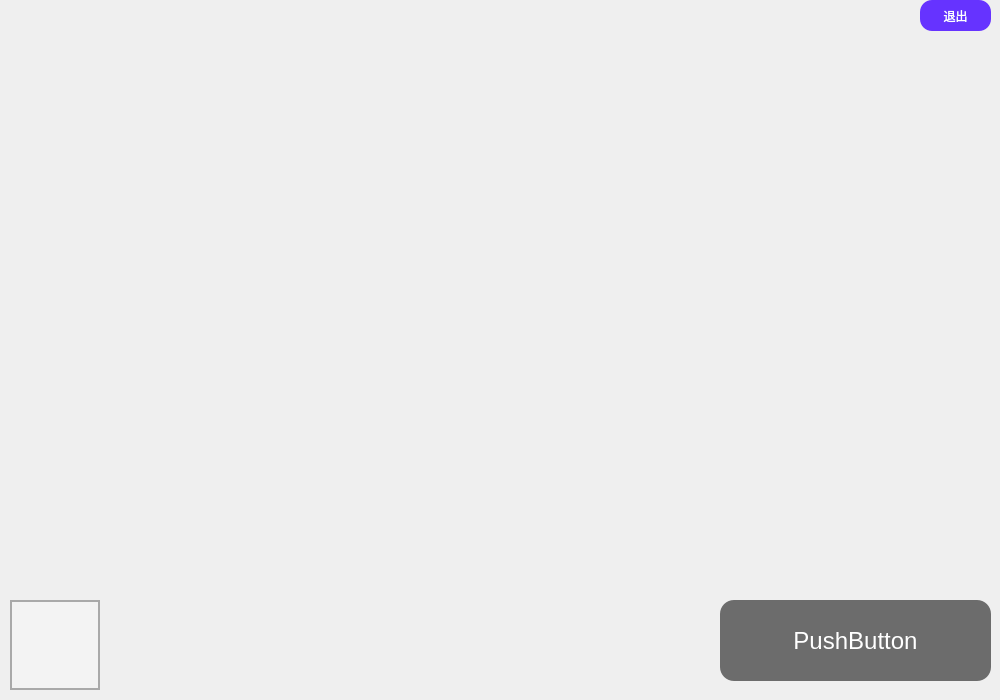
<?xml version="1.0" encoding="UTF-8"?>
<ui version="4.0">
 <class>MainWindow</class>
 <widget class="QMainWindow" name="MainWindow">
  <property name="geometry">
   <rect>
    <x>0</x>
    <y>0</y>
    <width>1000</width>
    <height>700</height>
   </rect>
  </property>
  <property name="minimumSize">
   <size>
    <width>1000</width>
    <height>700</height>
   </size>
  </property>
  <property name="maximumSize">
   <size>
    <width>1000</width>
    <height>700</height>
   </size>
  </property>
  <property name="windowTitle">
   <string>MainWindow</string>
  </property>
  <property name="styleSheet">
   <string notr="true">background-image:url(&quot;background.jpg&quot;)</string>
  </property>
  <widget class="QWidget" name="centralwidget">
   <widget class="QPushButton" name="Me">
    <property name="geometry">
     <rect>
      <x>10</x>
      <y>600</y>
      <width>90</width>
      <height>90</height>
     </rect>
    </property>
    <property name="cursor">
     <cursorShape>WaitCursor</cursorShape>
    </property>
    <property name="styleSheet">
     <string notr="true">QPushButton{
    color:White;
    font-family:微软雅黑;
    border: 2px solid DarkGray;
    background:rgb(255, 255, 255, 60);
}
QPushButton:hover{
    border: 1px solid Gray;
    background:rgb(255, 255, 255, 90);
}
QPushButton:pressed{
    border: 2px solid DarkGray;
    background:rgb(255, 255, 255, 30);
}</string>
    </property>
    <property name="text">
     <string/>
    </property>
    <property name="icon">
     <iconset>
      <normaloff>icon/我.png</normaloff>icon/我.png</iconset>
    </property>
    <property name="iconSize">
     <size>
      <width>96</width>
      <height>96</height>
     </size>
    </property>
   </widget>
   <widget class="QPushButton" name="pushButton_2">
    <property name="geometry">
     <rect>
      <x>920</x>
      <y>0</y>
      <width>71</width>
      <height>31</height>
     </rect>
    </property>
    <property name="styleSheet">
     <string notr="true">QPushButton{
    color:White;
    border-radius: 12px;
    font-family:微软雅黑;
    background:#6633FF;
    border:2px;
}
QPushButton:hover{
    background:#6666FF;
}
QPushButton:pressed{
    background:#6600FF;
}</string>
    </property>
    <property name="text">
     <string>退出</string>
    </property>
   </widget>
   <widget class="QPushButton" name="pushButton_3">
    <property name="geometry">
     <rect>
      <x>720</x>
      <y>600</y>
      <width>271</width>
      <height>81</height>
     </rect>
    </property>
    <property name="styleSheet">
     <string notr="true">QPushButton{
background:#6C6C6C;
color:white;
box-shadow: 1px 1px 3px rgba(0,0,0,0.3);
border-radius: 14px;
font-family: 微软雅黑;
font:18pt;
}
QPushButton:hover{
background:#9D9D9D;
}
QPushButton:pressed{
border: 1px solid #3C3C3C!important;
}</string>
    </property>
    <property name="text">
     <string>PushButton</string>
    </property>
   </widget>
  </widget>
 </widget>
 <resources>
  <include location="back.qrc"/>
 </resources>
 <connections/>
</ui>
